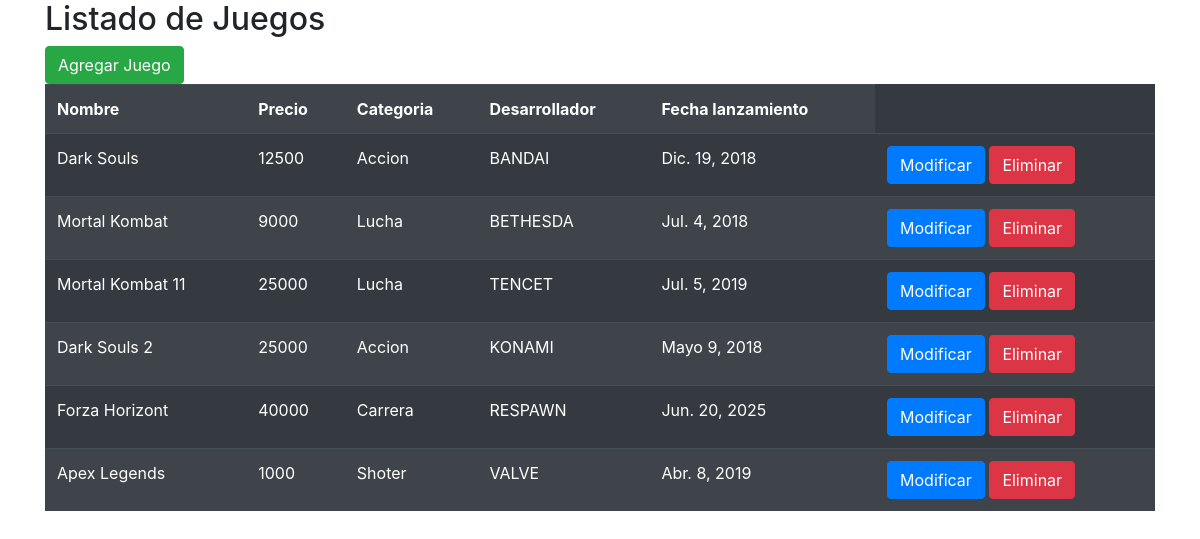
The page / on the database its author committed.
### core/models.py (models this page shows, shortened)
class Juego(models.Model):
    nombre = models.CharField(max_length=20)
    precio = models.IntegerField()
    categoria = models.CharField(max_length=50)
    desarrollador = models.ForeignKey(Desarrollador, on_delete=models.PROTECT)
    fecha_lanzamiento = models.DateField()

class Desarrollador(models.Model):
    nombre_desarrollador = models.CharField(max_length=50)
    def __str__(self):
        return self.nombre_desarrollador

### core/views.py (the view)
# urls.py: path('', home, name="home"),
def home(request):
    juegos = Juego.objects.all()
    data = {
        'juegos': juegos
    }
    return render(request, 'core/home.html', data)

### core/templates/core/home.html (shortened to what this page needs)
{% load static %}
<!DOCTYPE html>
<html lang="es">
<head>
    <link rel="stylesheet" href="https://cdn.jsdelivr.net/npm/bootstrap@4.6.0/dist/css/bootstrap.min.css">
</head>
<body>
    <div class="container">
        <h2>Listado de Juegos</h2>
        <a href="{% url 'agregar_juego' %}" class="btn btn-success">Agregar Juego</a>
        <table class="table table-striped table-dark">
            <tr>
                <th>Nombre</th>
                <th>Precio</th>
                <th>Categoria</th>
                <th>Desarrollador</th>
                <th>Fecha lanzamiento</th>
            </tr>
            {% for j in juegos %}
                <tr>
                    <td>{{ j.nombre | title }}</td>
                    <td>{{ j.precio  }}</td>
                    <td>{{ j.categoria | capfirst }}</td>
                    <td>{{ j.desarrollador }}</td>
                    <td>{{ j.fecha_lanzamiento }}</td>
                    <td>
                        <a href="{% url 'editar_juego' j.id %}" class="btn btn-primary">Modificar</a>
                        <a href="{% url 'borrar_juego' j.id %}" class="btn btn-danger">Eliminar</a>
                    </td>
                </tr>
            {% endfor %}
        </table>
    </div>
</body>
</html>

### rows shown on the page
Juego: nombre "Dark Souls", precio "12500", categoria "Accion", desarrollador "BANDAI", fecha_lanzamiento "Dic. 19, 2018"
Juego: nombre "Mortal Kombat", precio "9000", categoria "Lucha", desarrollador "BETHESDA", fecha_lanzamiento "Jul. 4, 2018"
Juego: nombre "Mortal Kombat 11", precio "25000", categoria "Lucha", desarrollador "TENCET", fecha_lanzamiento "Jul. 5, 2019"
Juego: nombre "Dark Souls 2", precio "25000", categoria "Accion", desarrollador "KONAMI", fecha_lanzamiento "Mayo 9, 2018"
Juego: nombre "Forza Horizont", precio "40000", categoria "Carrera", desarrollador "RESPAWN", fecha_lanzamiento "Jun. 20, 2025"
Juego: nombre "Apex Legends", precio "1000", categoria "Shoter", desarrollador "VALVE", fecha_lanzamiento "Abr. 8, 2019"
